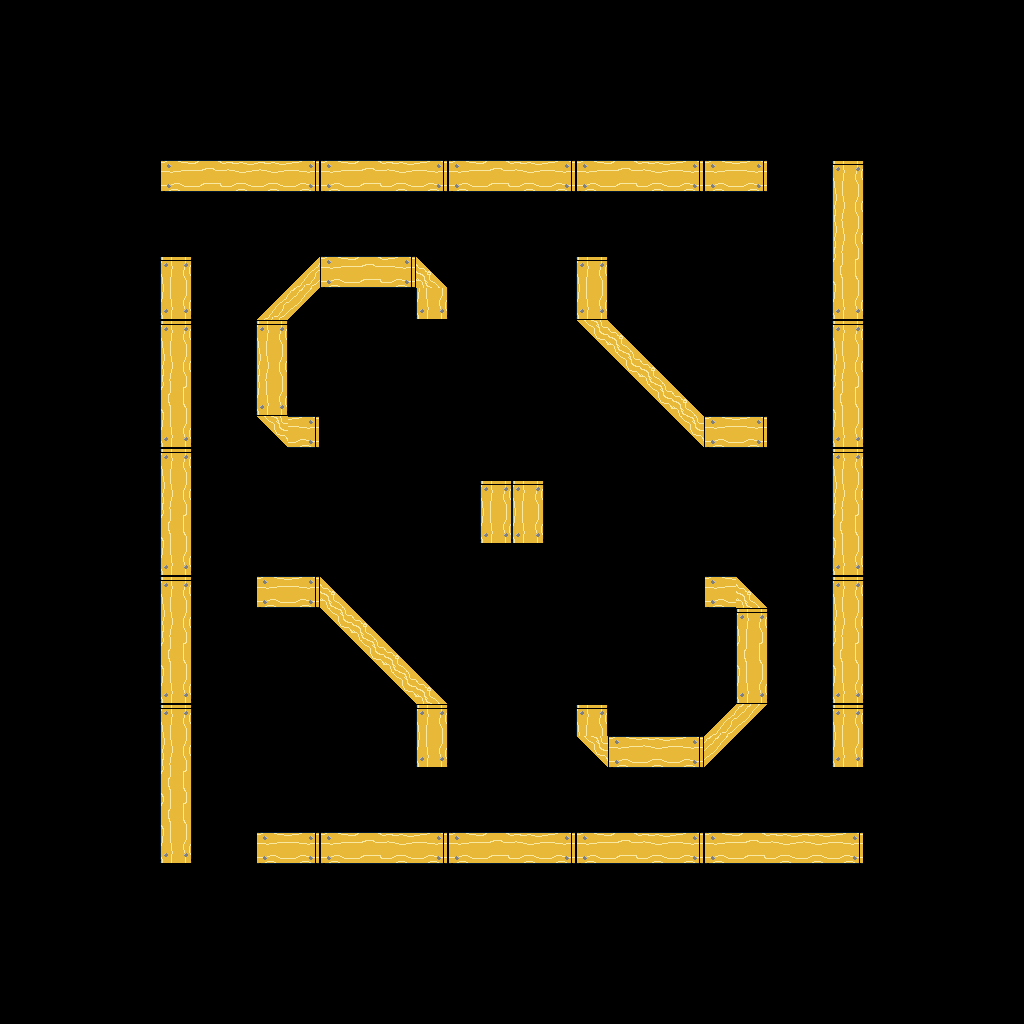

Below is a game level as drawn by its tile map, then a one-line description and the .tmx that defines it (tile-layer data replaced by summaries):
An orthogonal 32x32 tile map with 32x32 px tiles, 2 tile layers (background, foreground), 3 tilesets and 10 objects (8x fan, spawn, exit).

<map version="1.0" orientation="orthogonal" renderorder="right-down" width="32" height="32" tilewidth="32" tileheight="32" nextobjectid="44">
 <tileset firstgid="1" name="basic-tiles" tilewidth="32" tileheight="32" tilecount="256" columns="16">
  <image source="../maps/basic-tiles.png" width="512" height="512" />
 </tileset>
 <tileset firstgid="257" name="objects" tilewidth="64" tileheight="64" tilecount="4" columns="0">
  <tile id="1">
   <image width="32" height="64" source="../maps/fan_0.png" />
  </tile>
  <tile id="3">
   <image width="32" height="32" source="../maps/exit.png" />
  </tile>
  <tile id="4">
   <image width="32" height="32" source="../maps/spawn.png" />
  </tile>
  <tile id="5">
   <image width="64" height="7" source="../maps/door.png" />
  </tile>
 </tileset>
 <tileset firstgid="263" name="objects" tilewidth="64" tileheight="64" tilecount="4" columns="0">
  <tile id="1">
   <image width="32" height="64" source="../maps/fan_0.png" />
  </tile>
  <tile id="2">
   <image width="32" height="32" source="../maps/spawn.png" />
  </tile>
  <tile id="3">
   <image width="32" height="32" source="../maps/exit.png" />
  </tile>
  <tile id="9">
   <image width="64" height="7" source="../maps/door.png" />
  </tile>
 </tileset>
 <layer name="background" width="32" height="32">
  <data>[1024 cells, 0 non-empty, 0 distinct tile ids]</data>
 </layer>
 <layer name="foreground" width="32" height="32">
  <data>[1024 cells, 128 non-empty, 12 distinct tile ids]</data>
 </layer>
 <objectgroup name="objects">
  <object id="1" type="fan" gid="2147483906" x="448" y="544" width="32" height="64" />
  <object id="24" type="spawn" gid="261" x="640" y="320" width="32" height="32" />
  <object id="35" type="exit" gid="260" x="352" y="384" width="32" height="32" />
  <object id="37" type="fan" gid="258" x="544" y="544" width="32" height="64" />
  <object id="38" type="fan" gid="258" x="480" y="544" width="32" height="64" rotation="90" />
  <object id="39" type="fan" gid="264" x="544" y="480" width="32" height="64" rotation="-90" />
  <object id="40" type="fan" gid="258" x="160" y="256" width="32" height="64" />
  <object id="41" type="fan" gid="258" x="768" y="160" width="32" height="64" rotation="90" />
  <object id="42" type="fan" gid="2147483906" x="832" y="832" width="32" height="64" />
  <object id="43" type="fan" gid="264" x="256" y="864" width="32" height="64" rotation="-90" />
 </objectgroup>
</map>
